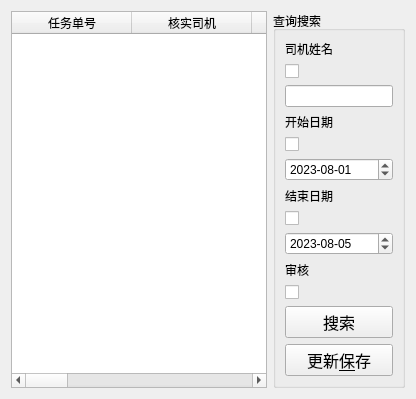
         <widget class="QWidget" name="page1_bill_serach">
          <layout class="QGridLayout" name="gridLayout_7">
           <item row="0" column="0">
            <widget class="QTableWidget" name="table_bill_audits">
             <property name="contextMenuPolicy">
              <enum>Qt::PreventContextMenu</enum>
             </property>
             <property name="acceptDrops">
              <bool>true</bool>
             </property>
             <property name="layoutDirection">
              <enum>Qt::LeftToRight</enum>
             </property>
             <property name="autoFillBackground">
              <bool>true</bool>
             </property>
             <property name="styleSheet">
              <string notr="true"/>
             </property>
             <property name="frameShadow">
              <enum>QFrame::Raised</enum>
             </property>
             <property name="lineWidth">
              <number>0</number>
             </property>
             <property name="sizeAdjustPolicy">
              <enum>QAbstractScrollArea::AdjustIgnored</enum>
             </property>
             <property name="autoScrollMargin">
              <number>16</number>
             </property>
             <property name="dragEnabled">
              <bool>false</bool>
             </property>
             <property name="dragDropMode">
              <enum>QAbstractItemView::NoDragDrop</enum>
             </property>
             <property name="defaultDropAction">
              <enum>Qt::IgnoreAction</enum>
             </property>
             <property name="alternatingRowColors">
              <bool>true</bool>
             </property>
             <property name="selectionMode">
              <enum>QAbstractItemView::ExtendedSelection</enum>
             </property>
             <property name="selectionBehavior">
              <enum>QAbstractItemView::SelectItems</enum>
             </property>
             <property name="textElideMode">
              <enum>Qt::ElideRight</enum>
             </property>
             <property name="verticalScrollMode">
              <enum>QAbstractItemView::ScrollPerItem</enum>
             </property>
             <property name="horizontalScrollMode">
              <enum>QAbstractItemView::ScrollPerItem</enum>
             </property>
             <property name="showGrid">
              <bool>true</bool>
             </property>
             <property name="gridStyle">
              <enum>Qt::CustomDashLine</enum>
             </property>
             <property name="sortingEnabled">
              <bool>true</bool>
             </property>
             <property name="wordWrap">
              <bool>true</bool>
             </property>
             <property name="cornerButtonEnabled">
              <bool>true</bool>
             </property>
             <attribute name="horizontalHeaderCascadingSectionResizes">
              <bool>false</bool>
             </attribute>
             <attribute name="horizontalHeaderMinimumSectionSize">
              <number>50</number>
             </attribute>
             <attribute name="horizontalHeaderDefaultSectionSize">
              <number>120</number>
             </attribute>
             <attribute name="horizontalHeaderHighlightSections">
              <bool>true</bool>
             </attribute>
             <attribute name="horizontalHeaderShowSortIndicator" stdset="0">
              <bool>true</bool>
             </attribute>
             <attribute name="horizontalHeaderStretchLastSection">
              <bool>false</bool>
             </attribute>
             <attribute name="verticalHeaderVisible">
              <bool>true</bool>
             </attribute>
             <attribute name="verticalHeaderDefaultSectionSize">
              <number>30</number>
             </attribute>
             <attribute name="verticalHeaderShowSortIndicator" stdset="0">
              <bool>false</bool>
             </attribute>
             <column>
              <property name="text">
               <string>任务单号</string>
              </property>
             </column>
             <column>
              <property name="text">
               <string>核实司机</string>
              </property>
             </column>
             <column>
              <property name="text">
               <string>三方司机</string>
              </property>
             </column>
             <column>
              <property name="text">
               <string>始发网点</string>
              </property>
             </column>
             <column>
              <property name="text">
               <string>目的网点</string>
              </property>
             </column>
             <column>
              <property name="text">
               <string>金额</string>
              </property>
             </column>
             <column>
              <property name="text">
               <string>审核</string>
              </property>
             </column>
             <column>
              <property name="text">
               <string>备注</string>
              </property>
             </column>
             <column>
              <property name="text">
               <string>开始时间</string>
              </property>
             </column>
             <column>
              <property name="text">
               <string>结束时间</string>
              </property>
             </column>
             <column>
              <property name="text">
               <string>三方单号</string>
              </property>
             </column>
            </widget>
           </item>
           <item row="0" column="1">
            <widget class="QGroupBox" name="groupBox_2">
             <property name="sizePolicy">
              <sizepolicy hsizetype="Fixed" vsizetype="Expanding">
               <horstretch>0</horstretch>
               <verstretch>0</verstretch>
              </sizepolicy>
             </property>
             <property name="title">
              <string>查询搜索</string>
             </property>
             <property name="checkable">
              <bool>false</bool>
             </property>
             <layout class="QVBoxLayout" name="verticalLayout_4">
              <item>
               <widget class="QLabel" name="label_8">
                <property name="text">
                 <string>司机姓名</string>
                </property>
               </widget>
              </item>
              <item>
               <widget class="QCheckBox" name="cb_drivename_audits">
                <property name="text">
                 <string/>
                </property>
               </widget>
              </item>
              <item>
               <widget class="QLineEdit" name="drivename__audits"/>
              </item>
              <item>
               <widget class="QLabel" name="label_9">
                <property name="text">
                 <string>开始日期</string>
                </property>
               </widget>
              </item>
              <item>
               <widget class="QCheckBox" name="cb_startdate__audits">
                <property name="text">
                 <string/>
                </property>
               </widget>
              </item>
              <item>
               <widget class="QDateEdit" name="startdate__audits">
                <property name="accelerated">
                 <bool>true</bool>
                </property>
                <property name="correctionMode">
                 <enum>QAbstractSpinBox::CorrectToPreviousValue</enum>
                </property>
                <property name="maximumDate">
                 <date>
                  <year>2050</year>
                  <month>1</month>
                  <day>1</day>
                 </date>
                </property>
                <property name="minimumDate">
                 <date>
                  <year>2020</year>
                  <month>8</month>
                  <day>1</day>
                 </date>
                </property>
                <property name="displayFormat">
                 <string>yyyy-MM-dd</string>
                </property>
                <property name="calendarPopup">
                 <bool>false</bool>
                </property>
                <property name="date">
                 <date>
                  <year>2023</year>
                  <month>8</month>
                  <day>1</day>
                 </date>
                </property>
               </widget>
              </item>
              <item>
               <widget class="QLabel" name="label_4">
                <property name="text">
                 <string>结束日期</string>
                </property>
               </widget>
              </item>
              <item>
               <widget class="QCheckBox" name="cb_enddate__audits">
                <property name="text">
                 <string/>
                </property>
               </widget>
              </item>
              <item>
               <widget class="QDateEdit" name="enddate__audits">
                <property name="dateTime">
                 <datetime>
                  <hour>0</hour>
                  <minute>0</minute>
                  <second>0</second>
                  <year>2023</year>
                  <month>8</month>
                  <day>5</day>
                 </datetime>
                </property>
                <property name="minimumDate">
                 <date>
                  <year>2020</year>
                  <month>8</month>
                  <day>1</day>
                 </date>
                </property>
                <property name="currentSection">
                 <enum>QDateTimeEdit::YearSection</enum>
                </property>
                <property name="displayFormat">
                 <string>yyyy-MM-dd</string>
                </property>
                <property name="timeSpec">
                 <enum>Qt::UTC</enum>
                </property>
               </widget>
              </item>
              <item>
               <widget class="QLabel" name="label_10">
                <property name="text">
                 <string>审核</string>
                </property>
               </widget>
              </item>
              <item>
               <widget class="QCheckBox" name="cb_audits">
                <property name="text">
                 <string/>
                </property>
                <property name="checkable">
                 <bool>true</bool>
                </property>
                <property name="checked">
                 <bool>false</bool>
                </property>
               </widget>
              </item>
              <item>
               <layout class="QVBoxLayout" name="verticalLayout_5">
                <item>
                 <widget class="QPushButton" name="btn_serach_audits">
                  <property name="sizePolicy">
                   <sizepolicy hsizetype="Minimum" vsizetype="Maximum">
                    <horstretch>0</horstretch>
                    <verstretch>0</verstretch>
                   </sizepolicy>
                  </property>
                  <property name="font">
                   <font>
                    <pointsize>12</pointsize>
                   </font>
                  </property>
                  <property name="text">
                   <string>搜索</string>
                  </property>
                 </widget>
                </item>
                <item>
                 <widget class="QPushButton" name="btn_bill_update__audits">
                  <property name="sizePolicy">
                   <sizepolicy hsizetype="Minimum" vsizetype="MinimumExpanding">
                    <horstretch>0</horstretch>
                    <verstretch>0</verstretch>
                   </sizepolicy>
                  </property>
                  <property name="font">
                   <font>
                    <pointsize>12</pointsize>
                   </font>
                  </property>
                  <property name="text">
                   <string>更新&amp;保存</string>
                  </property>
                 </widget>
                </item>
               </layout>
              </item>
             </layout>
            </widget>
           </item>
          </layout>
         </widget>
